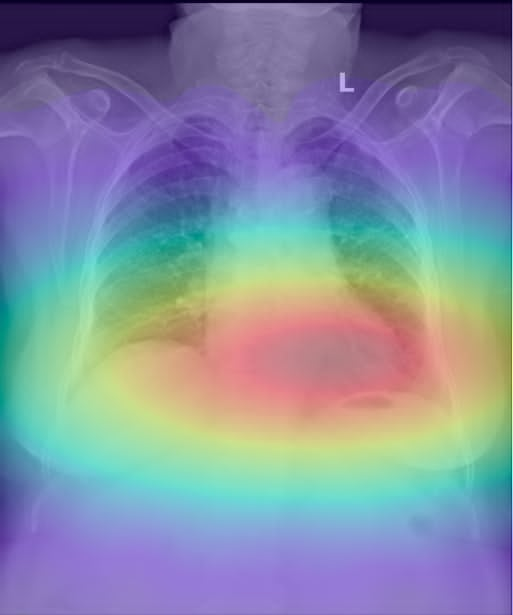
#> input picture MedSightMobile/assets/images/Cardiomegaly.jpg, 513 x 615 px
$ python -i preprocessor.py   (imports and definitions only)
#> lines starting #> are read from the running program, lines starting #| are printed output that depends on the picture
"""
Image and text preprocessing for medical retrieval
"""
import torch
import numpy as np
from PIL import Image
from typing import Union, List, Optional
import cv2
import logging

logger = logging.getLogger(__name__)


class ImagePreprocessor:
    """Preprocess medical images for encoding"""

    def __init__(self, target_size: int = 224, normalize: bool = True):
        """
        Args:
            target_size: Target image size (default 224 for ViT)
            normalize: Whether to apply normalization
        """
        self.target_size = target_size
        self.normalize = normalize

        # ImageNet normalization (standard for CLIP models)
        self.mean = np.array([0.485, 0.456, 0.406])
        self.std = np.array([0.229, 0.224, 0.225])

    # [45 lines left out: functions preprocess, preprocess_batch, not called in this run]

    def apply_clahe(self, image: np.ndarray, clip_limit: float = 2.0) -> np.ndarray:
        """
        Apply CLAHE (Contrast Limited Adaptive Histogram Equalization)
        Useful for enhancing medical images

        Args:
            image: Input image (grayscale or RGB)
            clip_limit: CLAHE clip limit

        Returns:
            Enhanced image
        """
#> called with clip_limit = 2
        if len(image.shape) == 3:
            # Convert RGB to LAB color space
            lab = cv2.cvtColor(image, cv2.COLOR_RGB2LAB)
#> lab: shape (615, 513, 3); mean of channels 0, 1, 2 150.3, 132.6, 116.3
            l, a, b = cv2.split(lab)
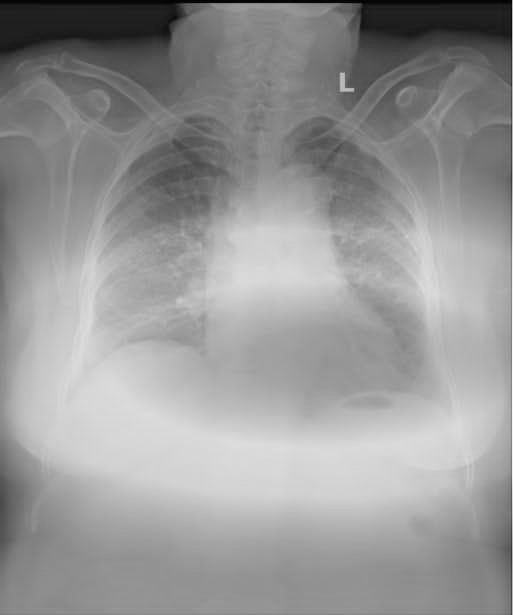
#> l: shape (615, 513); min 2, max 249, mean 150.3
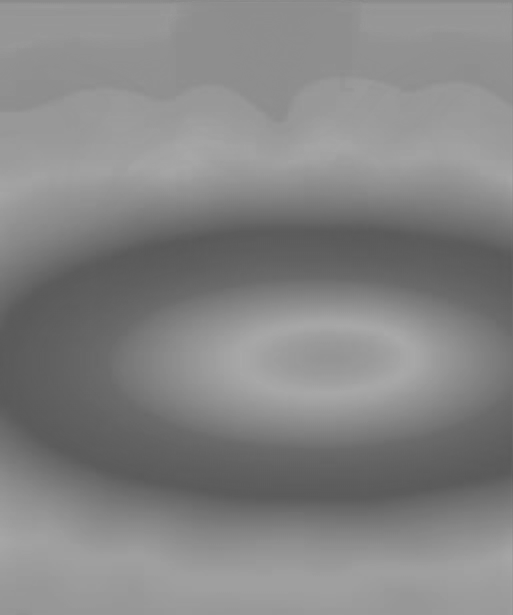
#> a: shape (615, 513); min 89, max 169, mean 132.6
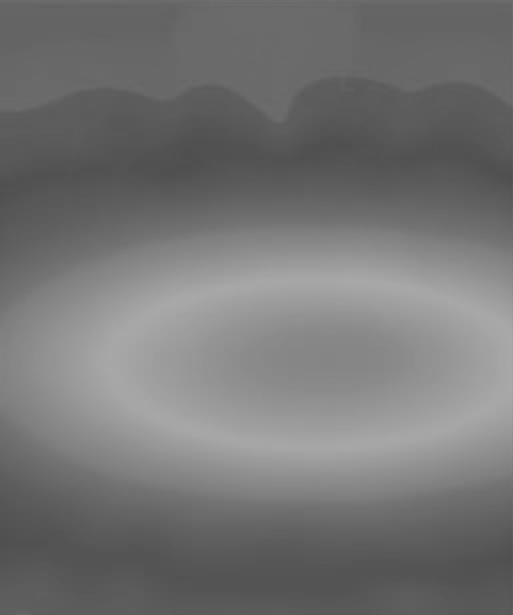
#> b: shape (615, 513); min 78, max 170, mean 116.3

            # Apply CLAHE to L channel
            clahe = cv2.createCLAHE(clipLimit=clip_limit, tileGridSize=(8, 8))
            l = clahe.apply(l)
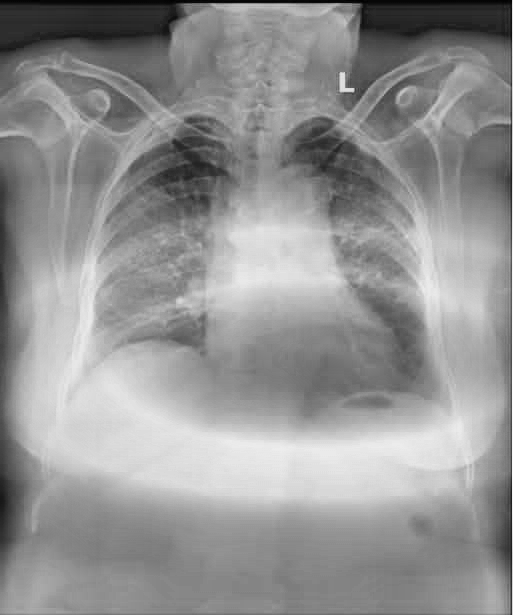
#> l: shape (615, 513); min 2, max 251, mean 146.6

            # Merge channels
            enhanced = cv2.merge([l, a, b])
#> enhanced: shape (615, 513, 3); mean of channels 0, 1, 2 146.6, 132.6, 116.3
            enhanced = cv2.cvtColor(enhanced, cv2.COLOR_LAB2RGB)
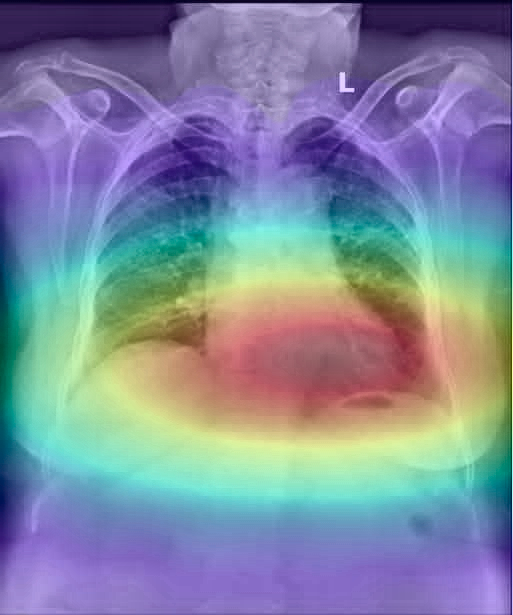
#> enhanced: shape (615, 513, 3); mean R, G, B 127.6, 136.9, 158
        else:
            # Grayscale
            clahe = cv2.createCLAHE(clipLimit=clip_limit, tileGridSize=(8, 8))
            enhanced = clahe.apply(image)

        return enhanced


class TextPreprocessor:
    """Preprocess clinical text for encoding"""

    # [91 lines left out: functions __init__, preprocess, combine_clinical_text, extract_keywords, not called in this run]


class ClinicalFeatureExtractor:
    """Extract structured features from clinical data"""

    # [63 lines left out: functions extract_mesh_features, extract_problem_features, normalize_mesh_term, test_preprocessors, not called in this run]


# [2 lines not run here, left out]

>>> import cv2
>>> picture = cv2.cvtColor(cv2.imread('../../MedSightMobile/assets/images/Cardiomegaly.jpg'), cv2.COLOR_BGR2RGB)
>>> result = ImagePreprocessor().apply_clahe(picture)
